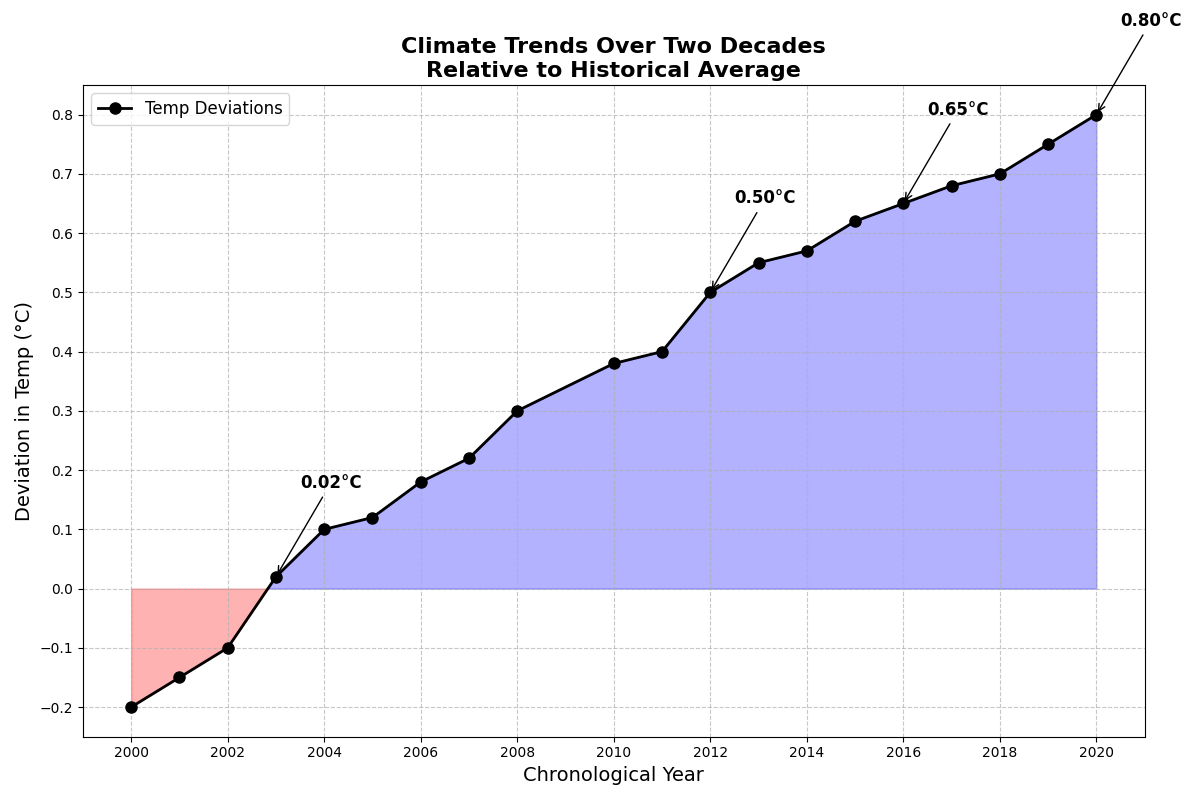

Reproduce this figure in Python.
import matplotlib.pyplot as plt
import numpy as np

years = np.array([2000, 2001, 2002, 2003, 2004, 2005, 2006, 2007, 2008, 
                  2010, 2011, 2012, 2013, 2014, 2015, 2016, 2017, 2018, 2019, 2020])

temperature_anomalies = np.array([-0.2, -0.15, -0.1, 0.02, 0.1, 0.12, 0.18, 0.22, 0.3, 
                                  0.38, 0.4, 0.5, 0.55, 0.57, 0.62, 0.65, 0.68, 0.7, 0.75, 0.8])

colors = np.where(temperature_anomalies < 0, 'red', 'blue')

fig, ax = plt.subplots(figsize=(12, 8))

ax.plot(years, temperature_anomalies, marker='o', linestyle='-', color='black', linewidth=2, markersize=8, label='Temp Deviations')

ax.fill_between(years, temperature_anomalies, where=(temperature_anomalies < 0), color='red', alpha=0.3, interpolate=True)
ax.fill_between(years, temperature_anomalies, where=(temperature_anomalies >= 0), color='blue', alpha=0.3, interpolate=True)

ax.set_title("Climate Trends Over Two Decades\nRelative to Historical Average", fontsize=16, fontweight='bold')
ax.set_xlabel("Chronological Year", fontsize=14)
ax.set_ylabel("Deviation in Temp (°C)", fontsize=14)
ax.set_xticks(np.arange(2000, 2021, 2))
ax.set_yticks(np.arange(-0.2, 0.9, 0.1))
ax.grid(True, linestyle='--', alpha=0.7)
ax.legend(loc="upper left", fontsize=12)

significant_points = [2003, 2012, 2016, 2020]
for sp in significant_points:
    if sp in years:
        sp_index = np.where(years == sp)[0][0]
        ax.annotate(f'{temperature_anomalies[sp_index]:.2f}°C', 
                    xy=(sp, temperature_anomalies[sp_index]), 
                    xytext=(sp+0.5, temperature_anomalies[sp_index]+0.15),
                    arrowprops=dict(facecolor='black', arrowstyle='->'),
                    fontsize=12, fontweight='bold')

plt.tight_layout()
plt.show()
